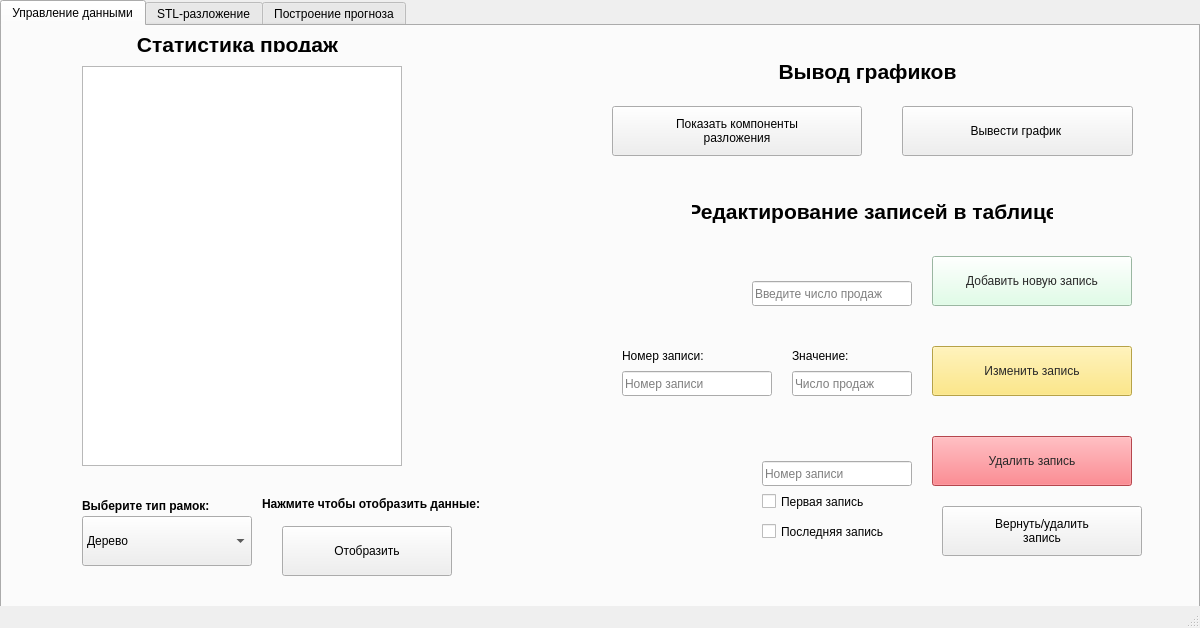
<?xml version="1.0" encoding="UTF-8"?>
<ui version="4.0">
 <class>MainWindow</class>
 <widget class="QMainWindow" name="MainWindow">
  <property name="geometry">
   <rect>
    <x>0</x>
    <y>0</y>
    <width>1200</width>
    <height>628</height>
   </rect>
  </property>
  <property name="windowTitle">
   <string>Построение временных рядов</string>
  </property>
  <widget class="QWidget" name="centralwidget">
   <widget class="QTabWidget" name="tabWidget">
    <property name="geometry">
     <rect>
      <x>0</x>
      <y>0</y>
      <width>1200</width>
      <height>700</height>
     </rect>
    </property>
    <property name="currentIndex">
     <number>0</number>
    </property>
    <widget class="QWidget" name="tab_1">
     <attribute name="title">
      <string>Управление данными</string>
     </attribute>
     <widget class="QTableWidget" name="table_data">
      <property name="geometry">
       <rect>
        <x>80</x>
        <y>40</y>
        <width>320</width>
        <height>400</height>
       </rect>
      </property>
     </widget>
     <widget class="QPushButton" name="btn_visualize_vr_data">
      <property name="geometry">
       <rect>
        <x>280</x>
        <y>500</y>
        <width>170</width>
        <height>50</height>
       </rect>
      </property>
      <property name="styleSheet">
       <string notr="true"/>
      </property>
      <property name="text">
       <string>Отобразить</string>
      </property>
     </widget>
     <widget class="QComboBox" name="cmb_box_type_vr">
      <property name="geometry">
       <rect>
        <x>80</x>
        <y>490</y>
        <width>170</width>
        <height>50</height>
       </rect>
      </property>
      <item>
       <property name="text">
        <string>Дерево</string>
       </property>
      </item>
      <item>
       <property name="text">
        <string>Алюминий</string>
       </property>
      </item>
      <item>
       <property name="text">
        <string>Пластик</string>
       </property>
      </item>
     </widget>
     <widget class="QLabel" name="label_pick_frames_type">
      <property name="geometry">
       <rect>
        <x>80</x>
        <y>470</y>
        <width>161</width>
        <height>20</height>
       </rect>
      </property>
      <property name="font">
       <font>
        <weight>75</weight>
        <bold>true</bold>
       </font>
      </property>
      <property name="text">
       <string>Выберите тип рамок:</string>
      </property>
     </widget>
     <widget class="QLabel" name="label_show_frames_data">
      <property name="geometry">
       <rect>
        <x>260</x>
        <y>470</y>
        <width>251</width>
        <height>16</height>
       </rect>
      </property>
      <property name="font">
       <font>
        <weight>75</weight>
        <bold>true</bold>
       </font>
      </property>
      <property name="text">
       <string>Нажмите чтобы отобразить данные:</string>
      </property>
     </widget>
     <widget class="QPushButton" name="btn_add_new_record">
      <property name="geometry">
       <rect>
        <x>930</x>
        <y>230</y>
        <width>200</width>
        <height>50</height>
       </rect>
      </property>
      <property name="styleSheet">
       <string notr="true">background-color: rgb(215, 255, 225);
color: rgb(40, 40, 40);</string>
      </property>
      <property name="text">
       <string>Добавить новую запись</string>
      </property>
     </widget>
     <widget class="QLineEdit" name="rec_to_edit">
      <property name="geometry">
       <rect>
        <x>620</x>
        <y>345</y>
        <width>150</width>
        <height>25</height>
       </rect>
      </property>
      <property name="placeholderText">
       <string>Номер записи</string>
      </property>
     </widget>
     <widget class="QPushButton" name="btn_edit_record">
      <property name="geometry">
       <rect>
        <x>930</x>
        <y>320</y>
        <width>200</width>
        <height>50</height>
       </rect>
      </property>
      <property name="styleSheet">
       <string notr="true">background-color: rgb(255, 227, 100);
color: rgb(40, 40, 40);</string>
      </property>
      <property name="text">
       <string>Изменить запись</string>
      </property>
     </widget>
     <widget class="QLineEdit" name="value_to_add">
      <property name="geometry">
       <rect>
        <x>750</x>
        <y>255</y>
        <width>160</width>
        <height>25</height>
       </rect>
      </property>
      <property name="placeholderText">
       <string>Введите число продаж</string>
      </property>
     </widget>
     <widget class="QPushButton" name="btn_show_stl">
      <property name="geometry">
       <rect>
        <x>610</x>
        <y>80</y>
        <width>250</width>
        <height>50</height>
       </rect>
      </property>
      <property name="text">
       <string>Показать компоненты
разложения</string>
      </property>
     </widget>
     <widget class="QLineEdit" name="value_to_edit">
      <property name="geometry">
       <rect>
        <x>790</x>
        <y>345</y>
        <width>120</width>
        <height>25</height>
       </rect>
      </property>
      <property name="placeholderText">
       <string>Число продаж</string>
      </property>
     </widget>
     <widget class="QLabel" name="label_new_record_num">
      <property name="geometry">
       <rect>
        <x>620</x>
        <y>320</y>
        <width>100</width>
        <height>20</height>
       </rect>
      </property>
      <property name="text">
       <string>Номер записи:</string>
      </property>
     </widget>
     <widget class="QLabel" name="label_new_record_value">
      <property name="geometry">
       <rect>
        <x>790</x>
        <y>320</y>
        <width>70</width>
        <height>20</height>
       </rect>
      </property>
      <property name="text">
       <string>Значение:</string>
      </property>
     </widget>
     <widget class="QPushButton" name="btn_show_grafic">
      <property name="geometry">
       <rect>
        <x>900</x>
        <y>80</y>
        <width>231</width>
        <height>50</height>
       </rect>
      </property>
      <property name="text">
       <string>Вывести график </string>
      </property>
     </widget>
     <widget class="QLabel" name="label_frame_data">
      <property name="geometry">
       <rect>
        <x>130</x>
        <y>10</y>
        <width>211</width>
        <height>16</height>
       </rect>
      </property>
      <property name="font">
       <font>
        <pointsize>16</pointsize>
        <weight>75</weight>
        <bold>true</bold>
       </font>
      </property>
      <property name="text">
       <string>Статистика продаж</string>
      </property>
      <property name="alignment">
       <set>Qt::AlignCenter</set>
      </property>
     </widget>
     <widget class="QLabel" name="label_2">
      <property name="geometry">
       <rect>
        <x>690</x>
        <y>170</y>
        <width>361</width>
        <height>31</height>
       </rect>
      </property>
      <property name="font">
       <font>
        <pointsize>16</pointsize>
        <weight>75</weight>
        <bold>true</bold>
       </font>
      </property>
      <property name="text">
       <string>Редактирование записей в таблице</string>
      </property>
      <property name="alignment">
       <set>Qt::AlignCenter</set>
      </property>
     </widget>
     <widget class="QLabel" name="label_3">
      <property name="geometry">
       <rect>
        <x>770</x>
        <y>30</y>
        <width>191</width>
        <height>31</height>
       </rect>
      </property>
      <property name="font">
       <font>
        <pointsize>16</pointsize>
        <weight>75</weight>
        <bold>true</bold>
       </font>
      </property>
      <property name="text">
       <string>Вывод графиков</string>
      </property>
      <property name="alignment">
       <set>Qt::AlignCenter</set>
      </property>
     </widget>
     <widget class="QPushButton" name="btn_return_data">
      <property name="geometry">
       <rect>
        <x>940</x>
        <y>480</y>
        <width>200</width>
        <height>50</height>
       </rect>
      </property>
      <property name="styleSheet">
       <string notr="true"/>
      </property>
      <property name="text">
       <string>Вернуть/удалить
запись</string>
      </property>
     </widget>
     <widget class="QLineEdit" name="value_to_delete">
      <property name="geometry">
       <rect>
        <x>760</x>
        <y>435</y>
        <width>150</width>
        <height>25</height>
       </rect>
      </property>
      <property name="placeholderText">
       <string>Номер записи</string>
      </property>
     </widget>
     <widget class="QPushButton" name="btn_delete_record">
      <property name="geometry">
       <rect>
        <x>930</x>
        <y>410</y>
        <width>200</width>
        <height>50</height>
       </rect>
      </property>
      <property name="styleSheet">
       <string notr="true">background-color: rgb(253, 98, 108);
color: rgb(40, 40, 40);</string>
      </property>
      <property name="text">
       <string>Удалить запись</string>
      </property>
     </widget>
     <widget class="QCheckBox" name="chBox_del_first_rec">
      <property name="enabled">
       <bool>true</bool>
      </property>
      <property name="geometry">
       <rect>
        <x>760</x>
        <y>460</y>
        <width>141</width>
        <height>31</height>
       </rect>
      </property>
      <property name="text">
       <string>Первая запись</string>
      </property>
      <property name="checked">
       <bool>false</bool>
      </property>
     </widget>
     <widget class="QCheckBox" name="chBox_del_last_rec">
      <property name="enabled">
       <bool>true</bool>
      </property>
      <property name="geometry">
       <rect>
        <x>760</x>
        <y>490</y>
        <width>171</width>
        <height>31</height>
       </rect>
      </property>
      <property name="text">
       <string>Последняя запись</string>
      </property>
     </widget>
    </widget>
    <widget class="QWidget" name="tab_2">
     <attribute name="title">
      <string>STL-разложение</string>
     </attribute>
     <widget class="QWidget" name="verticalLayoutWidget">
      <property name="geometry">
       <rect>
        <x>0</x>
        <y>0</y>
        <width>601</width>
        <height>321</height>
       </rect>
      </property>
      <layout class="QVBoxLayout" name="verticalLayout">
       <item>
        <widget class="QPlainTextEdit" name="plainTextEdit_2"/>
       </item>
       <item>
        <widget class="QComboBox" name="comboBox">
         <item>
          <property name="text">
           <string>Дерево</string>
          </property>
         </item>
         <item>
          <property name="text">
           <string>Алюминий</string>
          </property>
         </item>
        </widget>
       </item>
       <item>
        <widget class="QPlainTextEdit" name="plainTextEdit"/>
       </item>
       <item>
        <widget class="QCheckBox" name="checkBox">
         <property name="text">
          <string>CheckBox</string>
         </property>
        </widget>
       </item>
       <item>
        <widget class="QPushButton" name="pushButton">
         <property name="text">
          <string>Нажми на меня</string>
         </property>
        </widget>
       </item>
      </layout>
     </widget>
    </widget>
    <widget class="QWidget" name="tab_3">
     <attribute name="title">
      <string>Построение прогноза</string>
     </attribute>
    </widget>
   </widget>
  </widget>
  <widget class="QStatusBar" name="statusBar"/>
 </widget>
 <resources/>
 <connections/>
</ui>
